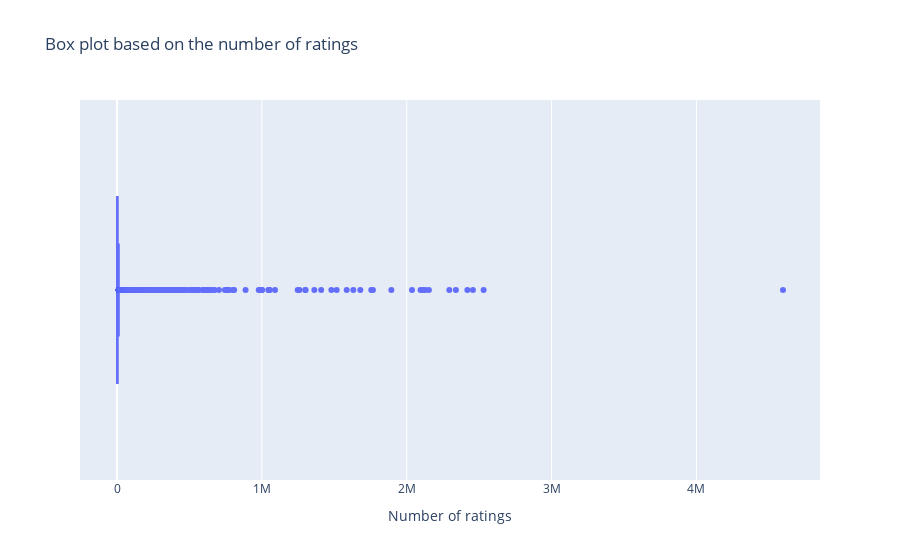

The notebook cell saved with this chart:
### Code cell
px.box(x=df['ratings_count'], title='Box plot based on the number of ratings', labels={'x':'Number of ratings'})
# Only select rows with N° of ratings <= 500k

### Figure 1 — Plotly figure (JSON) as saved in the notebook; plotly's stock layout.template omitted (floating-point values rounded to 4 significant figures; data arrays with more than 128 entries replaced by an {"elided": "..."} marker saying what was removed)
{"data": [{"alignmentgroup": "True", "hovertemplate": "Number of ratings=%{x}<extra></extra>", "legendgroup": "", "marker": {"color": "#636efa"}, "name": "", "notched": false, "offsetgroup": "", "orientation": "h", "showlegend": false, "type": "box", "x": {"elided": "11123 int values"}, "x0": " ", "xaxis": "x", "y0": " ", "yaxis": "y"}], "layout": {"boxmode": "group", "legend": {"tracegroupgap": 0}, "title": {"text": "Box plot based on the number of ratings"}, "xaxis": {"anchor": "y", "domain": [0, 1], "title": {"text": "Number of ratings"}}, "yaxis": {"anchor": "x", "domain": [0, 1]}}}
